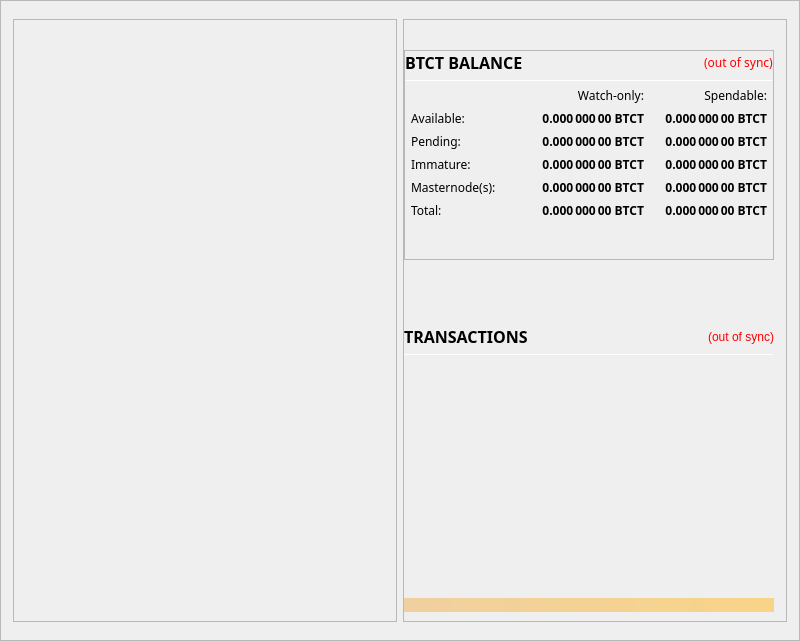
<?xml version="1.0" encoding="UTF-8"?>
<ui version="4.0">
 <class>OverviewPage</class>
 <widget class="QWidget" name="OverviewPage">
  <property name="geometry">
   <rect>
    <x>0</x>
    <y>0</y>
    <width>800</width>
    <height>641</height>
   </rect>
  </property>
  <property name="minimumSize">
   <size>
    <width>800</width>
    <height>300</height>
   </size>
  </property>
  <property name="windowTitle">
   <string>Form</string>
  </property>
  <layout class="QVBoxLayout" name="topLayout" stretch="1">
   <property name="leftMargin">
    <number>0</number>
   </property>
   <property name="topMargin">
    <number>0</number>
   </property>
   <property name="rightMargin">
    <number>0</number>
   </property>
   <property name="bottomMargin">
    <number>0</number>
   </property>
   <item>
    <widget class="QFrame" name="frame_MainBG">
     <property name="minimumSize">
      <size>
       <width>750</width>
       <height>410</height>
      </size>
     </property>
     <property name="maximumSize">
      <size>
       <width>16777215</width>
       <height>16777215</height>
      </size>
     </property>
     <property name="frameShape">
      <enum>QFrame::StyledPanel</enum>
     </property>
     <property name="frameShadow">
      <enum>QFrame::Raised</enum>
     </property>
     <layout class="QVBoxLayout" name="verticalLayout_3" stretch="1">
      <property name="leftMargin">
       <number>0</number>
      </property>
      <property name="topMargin">
       <number>0</number>
      </property>
      <property name="rightMargin">
       <number>0</number>
      </property>
      <property name="bottomMargin">
       <number>6</number>
      </property>
      <item>
       <layout class="QVBoxLayout" name="verticalLayout_Master" stretch="0,1">
        <property name="leftMargin">
         <number>12</number>
        </property>
        <property name="topMargin">
         <number>12</number>
        </property>
        <property name="rightMargin">
         <number>12</number>
        </property>
        <property name="bottomMargin">
         <number>12</number>
        </property>
        <item>
         <widget class="QFrame" name="frame_Header_Overview">
          <layout class="QVBoxLayout" name="verticalLayout_Header" stretch="0">
           <property name="leftMargin">
            <number>0</number>
           </property>
           <property name="topMargin">
            <number>0</number>
           </property>
           <property name="rightMargin">
            <number>0</number>
           </property>
           <property name="bottomMargin">
            <number>0</number>
           </property>
           <item>
            <layout class="QHBoxLayout" name="horizontalLayout_Header">
             <property name="spacing">
              <number>6</number>
             </property>
            </layout>
           </item>
          </layout>
         </widget>
        </item>
        <item>
         <widget class="QFrame" name="frame_Content">
          <layout class="QVBoxLayout" name="verticalLayout_Content">
           <property name="leftMargin">
            <number>0</number>
           </property>
           <property name="topMargin">
            <number>0</number>
           </property>
           <property name="rightMargin">
            <number>0</number>
           </property>
           <property name="bottomMargin">
            <number>0</number>
           </property>
           <item>
            <layout class="QHBoxLayout" name="horizontalLayout_Content" stretch="1,1">
             <property name="spacing">
              <number>6</number>
             </property>
             <item>
              <layout class="QVBoxLayout" name="verticalLayout_left" stretch="1">
               <item>
                <widget class="QFrame" name="frameObfuscation">
                 <property name="minimumSize">
                  <size>
                   <width>0</width>
                   <height>0</height>
                  </size>
                 </property>
                 <property name="frameShape">
                  <enum>QFrame::StyledPanel</enum>
                 </property>
                 <property name="frameShadow">
                  <enum>QFrame::Raised</enum>
                 </property>
                 <layout class="QVBoxLayout" name="verticalLayout">
                  <property name="leftMargin">
                   <number>0</number>
                  </property>
                  <property name="topMargin">
                   <number>0</number>
                  </property>
                  <property name="rightMargin">
                   <number>0</number>
                  </property>
                  <property name="bottomMargin">
                   <number>0</number>
                  </property>
                 </layout>
                </widget>
               </item>
              </layout>
             </item>
             <item>
              <layout class="QVBoxLayout" name="verticalLayout_right" stretch="1">
               <item>
                <widget class="QFrame" name="frame_RecentTransactions">
                 <property name="minimumSize">
                  <size>
                   <width>0</width>
                   <height>0</height>
                  </size>
                 </property>
                 <property name="frameShape">
                  <enum>QFrame::StyledPanel</enum>
                 </property>
                 <property name="frameShadow">
                  <enum>QFrame::Raised</enum>
                 </property>
                 <layout class="QVBoxLayout" name="verticalLayout_1" stretch="0,0,0,0,0,0,0">
                  <property name="leftMargin">
                   <number>0</number>
                  </property>
                  <property name="topMargin">
                   <number>30</number>
                  </property>
                  <property name="rightMargin">
                   <number>12</number>
                  </property>
                  <item>
                   <widget class="QFrame" name="frame_Balances">
                    <property name="font">
                     <font>
                      <family>Avenir</family>
                     </font>
                    </property>
                    <property name="frameShape">
                     <enum>QFrame::StyledPanel</enum>
                    </property>
                    <property name="frameShadow">
                     <enum>QFrame::Raised</enum>
                    </property>
                    <layout class="QVBoxLayout" name="verticalLayout_4">
                     <property name="leftMargin">
                      <number>0</number>
                     </property>
                     <property name="topMargin">
                      <number>0</number>
                     </property>
                     <property name="rightMargin">
                      <number>0</number>
                     </property>
                     <property name="bottomMargin">
                      <number>0</number>
                     </property>
                     <item>
                      <layout class="QHBoxLayout" name="horizontalLayout_4">
                       <item>
                        <widget class="QLabel" name="label_5">
                         <property name="minimumSize">
                          <size>
                           <width>0</width>
                           <height>20</height>
                          </size>
                         </property>
                         <property name="font">
                          <font>
                           <family>Avenir</family>
                           <pointsize>12</pointsize>
                           <weight>75</weight>
                           <bold>true</bold>
                          </font>
                         </property>
                         <property name="text">
                          <string>BTCT BALANCE</string>
                         </property>
                        </widget>
                       </item>
                       <item alignment="Qt::AlignRight">
                        <widget class="QLabel" name="labelWalletStatus">
                         <property name="cursor">
                          <cursorShape>WhatsThisCursor</cursorShape>
                         </property>
                         <property name="toolTip">
                          <string>The displayed information may be out of date. Your wallet automatically synchronizes with the BTCT network after a connection is established, but this process has not completed yet.</string>
                         </property>
                         <property name="styleSheet">
                          <string notr="true">QLabel { color: red; }</string>
                         </property>
                         <property name="text">
                          <string notr="true">(out of sync)</string>
                         </property>
                         <property name="alignment">
                          <set>Qt::AlignLeading|Qt::AlignLeft|Qt::AlignVCenter</set>
                         </property>
                        </widget>
                       </item>
                      </layout>
                     </item>
                     <item>
                      <widget class="Line" name="line_Balance">
                       <property name="minimumSize">
                        <size>
                         <width>0</width>
                         <height>1</height>
                        </size>
                       </property>
                       <property name="maximumSize">
                        <size>
                         <width>16777215</width>
                         <height>1</height>
                        </size>
                       </property>
                       <property name="orientation">
                        <enum>Qt::Horizontal</enum>
                       </property>
                      </widget>
                     </item>
                     <item>
                      <layout class="QGridLayout" name="gridLayout">
                       <property name="leftMargin">
                        <number>6</number>
                       </property>
                       <property name="rightMargin">
                        <number>6</number>
                       </property>
                       <property name="bottomMargin">
                        <number>0</number>
                       </property>
                       <property name="horizontalSpacing">
                        <number>12</number>
                       </property>
                       <property name="verticalSpacing">
                        <number>6</number>
                       </property>
                       <item row="2" column="2">
                        <widget class="QLabel" name="labelUnconfirmed">
                         <property name="font">
                          <font>
                           <family>Avenir</family>
                           <weight>75</weight>
                           <bold>true</bold>
                          </font>
                         </property>
                         <property name="cursor">
                          <cursorShape>IBeamCursor</cursorShape>
                         </property>
                         <property name="toolTip">
                          <string>Total of transactions that have yet to be confirmed, and do not yet count toward the spendable balance</string>
                         </property>
                         <property name="text">
                          <string notr="true">0.000 000 00 BTCT</string>
                         </property>
                         <property name="alignment">
                          <set>Qt::AlignRight|Qt::AlignTrailing|Qt::AlignVCenter</set>
                         </property>
                         <property name="textInteractionFlags">
                          <set>Qt::LinksAccessibleByMouse|Qt::TextSelectableByKeyboard|Qt::TextSelectableByMouse</set>
                         </property>
                        </widget>
                       </item>
                       <item row="2" column="1">
                        <widget class="QLabel" name="labelWatchPending">
                         <property name="font">
                          <font>
                           <family>Avenir</family>
                           <weight>75</weight>
                           <bold>true</bold>
                          </font>
                         </property>
                         <property name="cursor">
                          <cursorShape>IBeamCursor</cursorShape>
                         </property>
                         <property name="toolTip">
                          <string>Unconfirmed transactions to watch-only addresses</string>
                         </property>
                         <property name="text">
                          <string notr="true">0.000 000 00 BTCT</string>
                         </property>
                         <property name="alignment">
                          <set>Qt::AlignRight|Qt::AlignTrailing|Qt::AlignVCenter</set>
                         </property>
                         <property name="textInteractionFlags">
                          <set>Qt::LinksAccessibleByMouse|Qt::TextSelectableByKeyboard|Qt::TextSelectableByMouse</set>
                         </property>
                        </widget>
                       </item>
                       <item row="0" column="1">
                        <widget class="QLabel" name="labelWatchonly">
                         <property name="text">
                          <string>Watch-only:</string>
                         </property>
                         <property name="alignment">
                          <set>Qt::AlignRight|Qt::AlignTrailing|Qt::AlignVCenter</set>
                         </property>
                        </widget>
                       </item>
                       <item row="1" column="0">
                        <widget class="QLabel" name="labelBalanceText">
                         <property name="font">
                          <font>
                           <family>Avenir</family>
                          </font>
                         </property>
                         <property name="text">
                          <string>Available:</string>
                         </property>
                        </widget>
                       </item>
                       <item row="5" column="2">
                        <widget class="QLabel" name="labelTotal">
                         <property name="font">
                          <font>
                           <family>Avenir</family>
                           <weight>75</weight>
                           <bold>true</bold>
                          </font>
                         </property>
                         <property name="cursor">
                          <cursorShape>IBeamCursor</cursorShape>
                         </property>
                         <property name="toolTip">
                          <string>Your current BTCT balance, unconfirmed and immature transactions included</string>
                         </property>
                         <property name="text">
                          <string notr="true">0.000 000 00 BTCT</string>
                         </property>
                         <property name="alignment">
                          <set>Qt::AlignRight|Qt::AlignTrailing|Qt::AlignVCenter</set>
                         </property>
                         <property name="textInteractionFlags">
                          <set>Qt::LinksAccessibleByMouse|Qt::TextSelectableByKeyboard|Qt::TextSelectableByMouse</set>
                         </property>
                        </widget>
                       </item>
                       <item row="4" column="2">
                        <widget class="QLabel" name="labelLockedBalance">
                         <property name="font">
                          <font>
                           <family>Avenir</family>
                           <weight>75</weight>
                           <bold>true</bold>
                          </font>
                         </property>
                         <property name="cursor">
                          <cursorShape>IBeamCursor</cursorShape>
                         </property>
                         <property name="toolTip">
                          <string>Locked BTCT or Masternode collaterals.</string>
                         </property>
                         <property name="text">
                          <string notr="true">0.000 000 00 BTCT</string>
                         </property>
                         <property name="alignment">
                          <set>Qt::AlignRight|Qt::AlignTrailing|Qt::AlignVCenter</set>
                         </property>
                         <property name="textInteractionFlags">
                          <set>Qt::LinksAccessibleByMouse|Qt::TextSelectableByKeyboard|Qt::TextSelectableByMouse</set>
                         </property>
                        </widget>
                       </item>
                       <item row="5" column="0">
                        <widget class="QLabel" name="labelTotalText">
                         <property name="font">
                          <font>
                           <family>Avenir</family>
                          </font>
                         </property>
                         <property name="toolTip">
                          <string>Your current BTCT balance, unconfirmed and immature transactions included</string>
                         </property>
                         <property name="text">
                          <string>Total:</string>
                         </property>
                        </widget>
                       </item>
                       <item row="0" column="2">
                        <widget class="QLabel" name="labelSpendable">
                         <property name="text">
                          <string>Spendable:</string>
                         </property>
                         <property name="alignment">
                          <set>Qt::AlignRight|Qt::AlignTrailing|Qt::AlignVCenter</set>
                         </property>
                        </widget>
                       </item>
                       <item row="4" column="0">
                        <widget class="QLabel" name="labelLockedBalanceText">
                         <property name="font">
                          <font>
                           <family>Avenir</family>
                          </font>
                         </property>
                         <property name="toolTip">
                          <string>Locked BTCT or Masternode collaterals.</string>
                         </property>
                         <property name="text">
                          <string>Masternode(s):</string>
                         </property>
                        </widget>
                       </item>
                       <item row="2" column="0">
                        <widget class="QLabel" name="labelPendingText">
                         <property name="font">
                          <font>
                           <family>Avenir</family>
                          </font>
                         </property>
                         <property name="text">
                          <string>Pending:</string>
                         </property>
                        </widget>
                       </item>
                       <item row="5" column="1">
                        <widget class="QLabel" name="labelWatchTotal">
                         <property name="font">
                          <font>
                           <family>Avenir</family>
                           <weight>75</weight>
                           <bold>true</bold>
                          </font>
                         </property>
                         <property name="cursor">
                          <cursorShape>IBeamCursor</cursorShape>
                         </property>
                         <property name="toolTip">
                          <string>Current total balance in watch-only addresses</string>
                         </property>
                         <property name="text">
                          <string notr="true">0.000 000 00 BTCT</string>
                         </property>
                         <property name="alignment">
                          <set>Qt::AlignRight|Qt::AlignTrailing|Qt::AlignVCenter</set>
                         </property>
                         <property name="textInteractionFlags">
                          <set>Qt::LinksAccessibleByMouse|Qt::TextSelectableByKeyboard|Qt::TextSelectableByMouse</set>
                         </property>
                        </widget>
                       </item>
                       <item row="3" column="0">
                        <widget class="QLabel" name="labelImmatureText">
                         <property name="font">
                          <font>
                           <family>Avenir</family>
                          </font>
                         </property>
                         <property name="text">
                          <string>Immature:</string>
                         </property>
                        </widget>
                       </item>
                       <item row="1" column="1">
                        <widget class="QLabel" name="labelWatchAvailable">
                         <property name="font">
                          <font>
                           <family>Avenir</family>
                           <weight>75</weight>
                           <bold>true</bold>
                          </font>
                         </property>
                         <property name="cursor">
                          <cursorShape>IBeamCursor</cursorShape>
                         </property>
                         <property name="toolTip">
                          <string>Your current balance in watch-only addresses</string>
                         </property>
                         <property name="text">
                          <string notr="true">0.000 000 00 BTCT</string>
                         </property>
                         <property name="alignment">
                          <set>Qt::AlignRight|Qt::AlignTrailing|Qt::AlignVCenter</set>
                         </property>
                         <property name="textInteractionFlags">
                          <set>Qt::LinksAccessibleByMouse|Qt::TextSelectableByKeyboard|Qt::TextSelectableByMouse</set>
                         </property>
                        </widget>
                       </item>
                       <item row="3" column="2">
                        <widget class="QLabel" name="labelImmature">
                         <property name="font">
                          <font>
                           <family>Avenir</family>
                           <weight>75</weight>
                           <bold>true</bold>
                          </font>
                         </property>
                         <property name="cursor">
                          <cursorShape>IBeamCursor</cursorShape>
                         </property>
                         <property name="toolTip">
                          <string>Staked or masternode rewards that has not yet matured</string>
                         </property>
                         <property name="text">
                          <string notr="true">0.000 000 00 BTCT</string>
                         </property>
                         <property name="alignment">
                          <set>Qt::AlignRight|Qt::AlignTrailing|Qt::AlignVCenter</set>
                         </property>
                         <property name="textInteractionFlags">
                          <set>Qt::LinksAccessibleByMouse|Qt::TextSelectableByKeyboard|Qt::TextSelectableByMouse</set>
                         </property>
                        </widget>
                       </item>
                       <item row="3" column="1">
                        <widget class="QLabel" name="labelWatchImmature">
                         <property name="font">
                          <font>
                           <family>Avenir</family>
                           <weight>75</weight>
                           <bold>true</bold>
                          </font>
                         </property>
                         <property name="cursor">
                          <cursorShape>IBeamCursor</cursorShape>
                         </property>
                         <property name="toolTip">
                          <string>Staked or masternode rewards in watch-only addresses that has not yet matured</string>
                         </property>
                         <property name="text">
                          <string notr="true">0.000 000 00 BTCT</string>
                         </property>
                         <property name="alignment">
                          <set>Qt::AlignRight|Qt::AlignTrailing|Qt::AlignVCenter</set>
                         </property>
                         <property name="textInteractionFlags">
                          <set>Qt::LinksAccessibleByMouse|Qt::TextSelectableByKeyboard|Qt::TextSelectableByMouse</set>
                         </property>
                        </widget>
                       </item>
                       <item row="4" column="1">
                        <widget class="QLabel" name="labelWatchLocked">
                         <property name="font">
                          <font>
                           <family>Avenir</family>
                           <weight>75</weight>
                           <bold>true</bold>
                          </font>
                         </property>
                         <property name="cursor">
                          <cursorShape>IBeamCursor</cursorShape>
                         </property>
                         <property name="toolTip">
                          <string>Current locked balance in watch-only addresses</string>
                         </property>
                         <property name="text">
                          <string notr="true">0.000 000 00 BTCT</string>
                         </property>
                         <property name="alignment">
                          <set>Qt::AlignRight|Qt::AlignTrailing|Qt::AlignVCenter</set>
                         </property>
                         <property name="textInteractionFlags">
                          <set>Qt::LinksAccessibleByMouse|Qt::TextSelectableByKeyboard|Qt::TextSelectableByMouse</set>
                         </property>
                        </widget>
                       </item>
                       <item row="1" column="2">
                        <widget class="QLabel" name="labelBalance">
                         <property name="font">
                          <font>
                           <family>Avenir</family>
                           <weight>75</weight>
                           <bold>true</bold>
                          </font>
                         </property>
                         <property name="cursor">
                          <cursorShape>IBeamCursor</cursorShape>
                         </property>
                         <property name="toolTip">
                          <string>Your current spendable balance</string>
                         </property>
                         <property name="text">
                          <string notr="true">0.000 000 00 BTCT</string>
                         </property>
                         <property name="alignment">
                          <set>Qt::AlignRight|Qt::AlignTrailing|Qt::AlignVCenter</set>
                         </property>
                         <property name="textInteractionFlags">
                          <set>Qt::LinksAccessibleByMouse|Qt::TextSelectableByKeyboard|Qt::TextSelectableByMouse</set>
                         </property>
                        </widget>
                       </item>
                      </layout>
                     </item>
                     <item>
                      <spacer name="verticalSpacer">
                       <property name="orientation">
                        <enum>Qt::Vertical</enum>
                       </property>
                       <property name="sizeHint" stdset="0">
                        <size>
                         <width>20</width>
                         <height>40</height>
                        </size>
                       </property>
                      </spacer>
                     </item>
                    </layout>
                   </widget>
                  </item>
                  <item>
                   <spacer name="verticalSpacer_3">
                    <property name="orientation">
                     <enum>Qt::Vertical</enum>
                    </property>
                    <property name="sizeHint" stdset="0">
                     <size>
                      <width>20</width>
                      <height>40</height>
                     </size>
                    </property>
                   </spacer>
                  </item>
                  <item>
                   <layout class="QHBoxLayout" name="horizontalLayout_2">
                    <property name="topMargin">
                     <number>20</number>
                    </property>
                    <item>
                     <widget class="QLabel" name="label_4">
                      <property name="minimumSize">
                       <size>
                        <width>0</width>
                        <height>20</height>
                       </size>
                      </property>
                      <property name="font">
                       <font>
                        <family>Avenir</family>
                        <pointsize>12</pointsize>
                        <weight>75</weight>
                        <bold>true</bold>
                       </font>
                      </property>
                      <property name="text">
                       <string>TRANSACTIONS</string>
                      </property>
                     </widget>
                    </item>
                    <item>
                     <widget class="QLabel" name="labelTransactionsStatus">
                      <property name="cursor">
                       <cursorShape>WhatsThisCursor</cursorShape>
                      </property>
                      <property name="toolTip">
                       <string>The displayed information may be out of date. Your wallet automatically synchronizes with the BTCT network after a connection is established, but this process has not completed yet.</string>
                      </property>
                      <property name="styleSheet">
                       <string notr="true">QLabel { color: red; }</string>
                      </property>
                      <property name="text">
                       <string notr="true">(out of sync)</string>
                      </property>
                      <property name="alignment">
                       <set>Qt::AlignRight|Qt::AlignTrailing|Qt::AlignVCenter</set>
                      </property>
                     </widget>
                    </item>
                   </layout>
                  </item>
                  <item>
                   <widget class="Line" name="line">
                    <property name="minimumSize">
                     <size>
                      <width>0</width>
                      <height>1</height>
                     </size>
                    </property>
                    <property name="maximumSize">
                     <size>
                      <width>16777215</width>
                      <height>1</height>
                     </size>
                    </property>
                    <property name="font">
                     <font>
                      <kerning>true</kerning>
                     </font>
                    </property>
                    <property name="orientation">
                     <enum>Qt::Horizontal</enum>
                    </property>
                   </widget>
                  </item>
                  <item>
                   <widget class="QListView" name="listTransactions">
                    <property name="minimumSize">
                     <size>
                      <width>0</width>
                      <height>0</height>
                     </size>
                    </property>
                    <property name="styleSheet">
                     <string notr="true">QListView { background: transparent; }</string>
                    </property>
                    <property name="frameShape">
                     <enum>QFrame::NoFrame</enum>
                    </property>
                    <property name="verticalScrollBarPolicy">
                     <enum>Qt::ScrollBarAlwaysOff</enum>
                    </property>
                    <property name="horizontalScrollBarPolicy">
                     <enum>Qt::ScrollBarAlwaysOff</enum>
                    </property>
                    <property name="selectionMode">
                     <enum>QAbstractItemView::NoSelection</enum>
                    </property>
                   </widget>
                  </item>
                  <item>
                   <spacer name="verticalSpacer_2">
                    <property name="orientation">
                     <enum>Qt::Vertical</enum>
                    </property>
                    <property name="sizeType">
                     <enum>QSizePolicy::Expanding</enum>
                    </property>
                    <property name="sizeHint" stdset="0">
                     <size>
                      <width>20</width>
                      <height>40</height>
                     </size>
                    </property>
                   </spacer>
                  </item>
                  <item>
                   <widget class="QLabel" name="labelAlerts">
                    <property name="maximumSize">
                     <size>
                      <width>16777215</width>
                      <height>16777215</height>
                     </size>
                    </property>
                    <property name="styleSheet">
                     <string notr="true">background-color: qlineargradient(x1: 0, y1: 0, x2: 1, y2: 0, stop:0 #F0D0A0, stop:1 #F8D488); color:#000000;</string>
                    </property>
                    <property name="text">
                     <string/>
                    </property>
                    <property name="wordWrap">
                     <bool>true</bool>
                    </property>
                    <property name="margin">
                     <number>3</number>
                    </property>
                   </widget>
                  </item>
                 </layout>
                </widget>
               </item>
              </layout>
             </item>
            </layout>
           </item>
          </layout>
         </widget>
        </item>
       </layout>
      </item>
     </layout>
    </widget>
   </item>
  </layout>
 </widget>
 <resources/>
 <connections/>
</ui>
